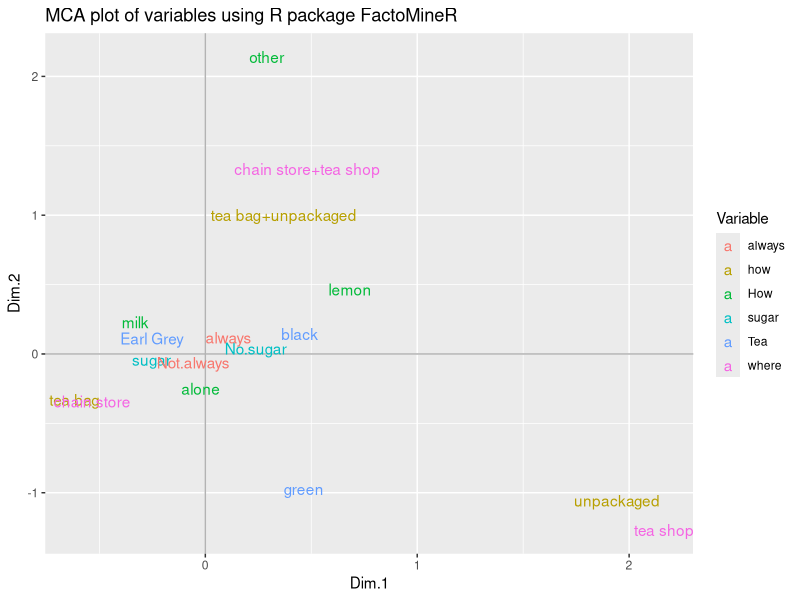

Reproduce this figure in R. (Note: this script raises an error after producing the figure.)
## ---- chunk 1
knitr::opts_chunk$set(echo = TRUE)
## ---- chunk 2
library(FactoMineR)
library(ggplot2)
data(tea)
View(tea)
## ---- chunk 3
newtea=tea[,c("Tea","How","how","sugar","where","always")]
head(newtea)
## ---- chunk 4
g<-function(x){
  nlevels(as.factor(x))
}
cuts<-apply(newtea,2,g)
#cuts function(x) nlevels(as.factor(x))
cuts
## ---- chunk 5
mca1<-MCA(newtea,graph = FALSE)
mca1
## ---- chunk 6
# data frame with variable coordinates
mca1_vars_df = data.frame(mca1$var$coord, Variable = rep(names(cuts), cuts))
ggplot(data=mca1_vars_df, 
       aes(x = Dim.1, y = Dim.2, label = rownames(mca1_vars_df))) +
 geom_hline(yintercept = 0, colour = "gray70") +
 geom_vline(xintercept = 0, colour = "gray70") +
 geom_text(aes(colour=Variable)) +
 ggtitle("MCA plot of variables using R package FactoMineR")
## ---- chunk 7
# MCA plot of observations and categories
ggplot(data = mca1_obs_df, aes(x = Dim.1, y = Dim.2)) +
  geom_hline(yintercept = 0, colour = "gray70") +
  geom_vline(xintercept = 0, colour = "gray70") +
  geom_point(colour = "gray50", alpha = 0.7) +
  geom_density2d(colour = "gray80") +
  geom_text(data = mca1_vars_df, 
            aes(x = Dim.1, y = Dim.2, 
                label = rownames(mca1_vars_df), colour = Variable)) +
  ggtitle("MCA plot of variables using R package FactoMineR") +
  scale_colour_discrete(name = "Variable")
